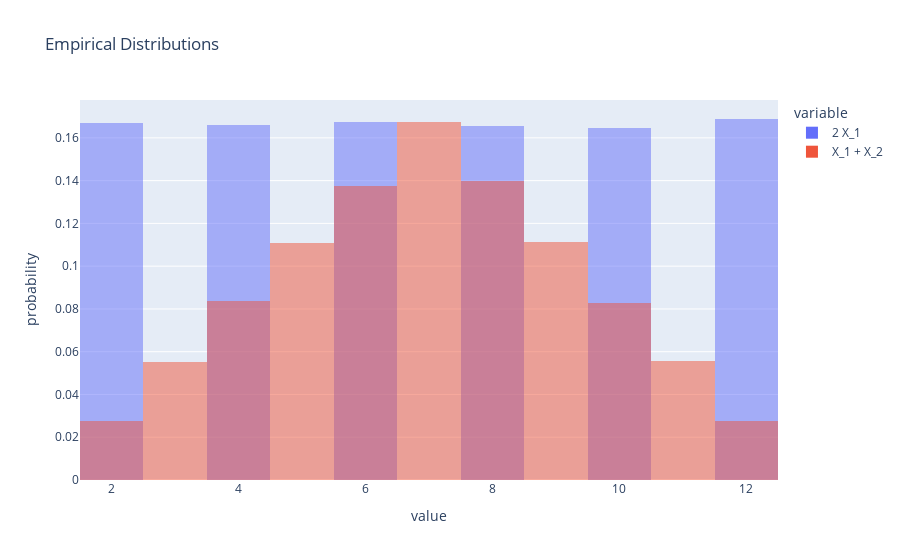

Write notebook code for a chart like this one.
### Markdown cell above
Now that we have simulated samples of $2 X_1$ and $X_1 + X_2$, we can plot histograms to see their distributions:

### Code cell
plot_df = sim_rolls_df[["2 X_1", "X_1 + X_2"]].melt()

# Show 5 random rows of plot_df
display(plot_df.sample(5))

px.histogram(
  plot_df,
  x="value", 
  color="variable", 
  barmode="overlay", 
  histnorm="probability",
  title="Empirical Distributions"
)

### Figure 1 — Plotly figure (JSON) as saved in the notebook; plotly's stock layout.template omitted (floating-point values rounded to 4 significant figures; data arrays with more than 128 entries replaced by an {"elided": "..."} marker saying what was removed)
{"data": [{"bingroup": "x", "histnorm": "probability", "hovertemplate": "variable=2 X_1<br>value=%{x}<br>probability=%{y}<extra></extra>", "legendgroup": "2 X_1", "marker": {"color": "#636efa", "opacity": 0.5, "pattern": {"shape": ""}}, "name": "2 X_1", "orientation": "v", "showlegend": true, "type": "histogram", "x": {"elided": "80000 int values"}, "xaxis": "x", "yaxis": "y"}, {"bingroup": "x", "histnorm": "probability", "hovertemplate": "variable=X_1 + X_2<br>value=%{x}<br>probability=%{y}<extra></extra>", "legendgroup": "X_1 + X_2", "marker": {"color": "#EF553B", "opacity": 0.5, "pattern": {"shape": ""}}, "name": "X_1 + X_2", "orientation": "v", "showlegend": true, "type": "histogram", "x": {"elided": "80000 int values"}, "xaxis": "x", "yaxis": "y"}], "layout": {"barmode": "overlay", "legend": {"title": {"text": "variable"}, "tracegroupgap": 0}, "title": {"text": "Empirical Distributions"}, "xaxis": {"anchor": "y", "domain": [0, 1], "title": {"text": "value"}}, "yaxis": {"anchor": "x", "domain": [0, 1], "title": {"text": "probability"}}}}
